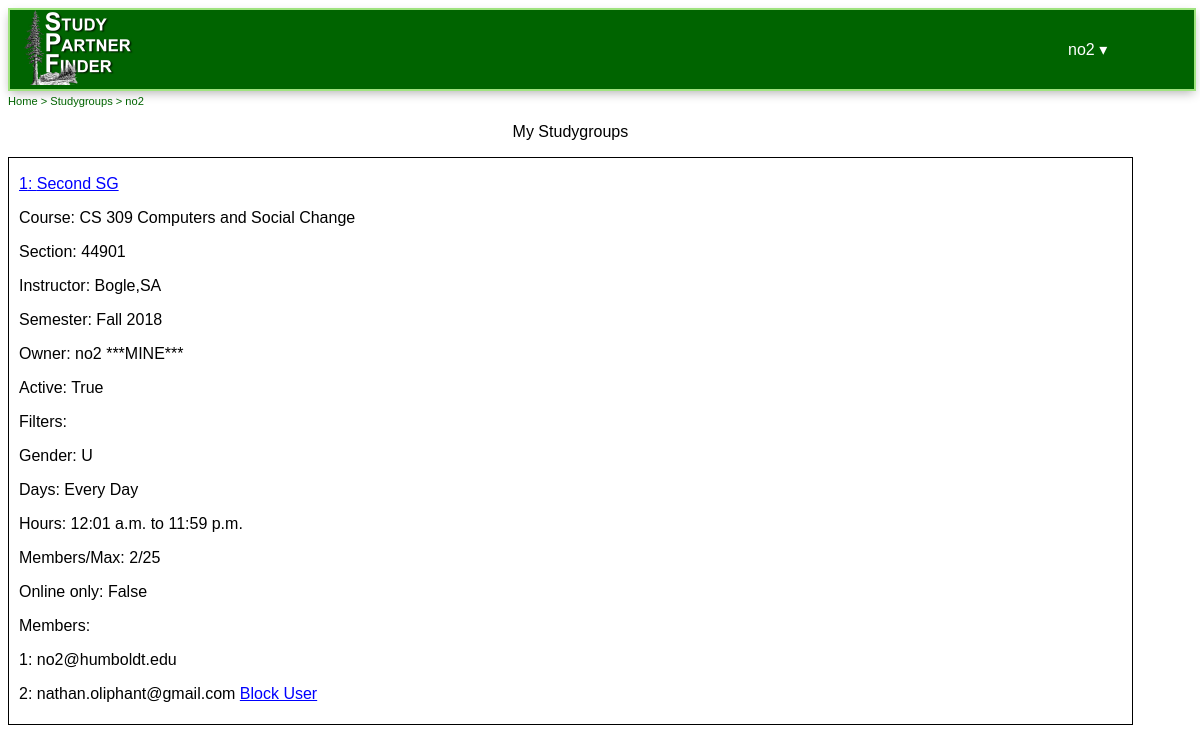
Page /studygroups/ (signed in) on the committed database.
### users/models.py (models this page shows)
class CustomUser(AbstractUser):
    email = models.EmailField(('email address'), unique=True)
    college = models.CharField(default='humboldt.edu', max_length=200, null=True)
    MY_GENDER_CHOICES = (
        ('U', 'Undeclared'),
        ('M', 'Male'),
        ('F', 'Female'),
        ('N', 'Nonbinary')
    )
    gender = models.CharField(max_length=1, choices=MY_GENDER_CHOICES, null=True)
    is_verified = models.BooleanField(default=False)
    verification_code = models.CharField(max_length=200, null=True)
    verification_date = models.DateTimeField('date verified', null=True)
    has_accepted_tos = models.BooleanField(default=False)
    def __str__(self):
        return '{}'.format(self.id)

### studygroups/models.py (models this page shows, shortened)
class StudyGroup(models.Model):
    id = models.BigAutoField(primary_key=True)
    post_title = models.CharField(max_length=250, default='')
    creator = models.ForeignKey(CustomUser, on_delete=models.CASCADE)
    course = models.ForeignKey(Course, on_delete=models.CASCADE, null=True)
    is_active = models.BooleanField(default=True)
    max_members = models.PositiveIntegerField(default=1000, validators=[MinValueValidator(1)])
    MY_GENDER_CHOICES = (
         ('U', 'Undeclared'),
        ('M', 'Male'),
        ('F', 'Female'),
        ('N', 'Nonbinary')
    )
    gender_specific = models.CharField(max_length=15, choices=MY_GENDER_CHOICES)
    days_available = models.ManyToManyField(Days)
    hours_available_start = models.TimeField(auto_now_add=False, blank=True, null=True, default=datetime.time(0, 1))
    hours_available_end = models.TimeField(auto_now_add=False, blank=True, null=True, default=datetime.time(23, 59))
    online_only = models.BooleanField(default = False)

class Course(models.Model):
    id = models.BigAutoField(primary_key=True)
    subject = models.ForeignKey(Subject, on_delete=models.CASCADE)
    cn_number = models.IntegerField(default=0, null=True)
    class_name = models.CharField(max_length=200)
    instructor = models.CharField(max_length=100, default='')
    MY_SEMESTER_CHOICES = (
        ('Spring', 'Spring'),
        ('Summer', 'Summer'),
        ('Fall', 'Fall')
    )
    semester = models.CharField(max_length=6, choices=MY_SEMESTER_CHOICES)
    MY_YEAR_CHOICES = (
        (2018, 2018),
        (2019, 2019),
        (2020, 2020),
        (2021, 2021),
        (2022, 2022),
        (2023, 2023),
        (2024, 2024),
        (2025, 2025)
    )
    year = models.IntegerField(default=2018, choices=MY_YEAR_CHOICES)
    is_active = models.BooleanField(default=True)

### studygroups/views.py (the view)
# urls.py: path('', views.index, name='index'),
def index(request):
    template = "studygroups/mine.html"
    my_studygroups = GetMyJoinedStudygroups(request.user)
    if request.user.is_authenticated:
        my_studygroups = sorted(
            my_studygroups,
            key=lambda x: x.studygroup.course.class_name, reverse=False)
    context = { 'studygroup_joined_list': my_studygroups }
    return render(request, template, context)

### studygroups/utils.py (called while the page is built)
def GetMyJoinedStudygroups(user):
    my_studygroups = list()
    su = StudyGroupUser.objects.filter(user = user.id).select_related('studygroup')
    for e in su:
        mine = False
        if '{}'.format(user.id) is '{}'.format(e.studygroup.creator):
            mine = True
        my_studygroups.append(SG(e.studygroup, mine=mine))
    for i, sg in enumerate(my_studygroups):
        other_members = list()
        sg.days_available = sg.studygroup.days_available.all()
        for e in StudyGroupUser.objects.filter(studygroup = sg.studygroup.id).select_related('user'):
            other_members.append(e.user)
        sg.members = other_members
        sg.owner = CustomUser.objects.filter(id = sg.studygroup.creator.id).get()
    return my_studygroups

### templates/studygroups/mine.html (shortened to what this page needs)
{% extends 'base.html' %}
{% block content %}
<div style="position: relative; color: #000000; align:center;margin-top:15px; align:center; text-align: justify">
{% if user.is_authenticated %}
<p align="center">My Studygroups</p>
{% for studygroup in studygroup_joined_list %}
<div {% if forloop.counter0|divisibleby:2 %}class="whiteSG"{% else %}class="greenSG"{% endif %}>
    <p><a href="/studygroups/view/{{ studygroup.studygroup.id }}" style="color:blue">{{ forloop.counter }}:  {{ studygroup.studygroup.post_title }}</a></p>
    <p>Course: {{ studygroup.studygroup.course.class_name }}</p>
    <p>Section: {{ studygroup.studygroup.course.cn_number }}</p>
    <p>Instructor: {{ studygroup.studygroup.course.instructor }}</p>
    <p>Semester: {{ studygroup.studygroup.course.semester }} {{ studygroup.studygroup.course.year }}</p>
    <p>Owner: {{ studygroup.owner.username }}
    {% if studygroup.mine  %}
    ***MINE***
    {% endif %}</p>
    <p>Active: {{ studygroup.studygroup.is_active }}</p>
    <p>Filters:</p>
    <p>Gender:  {{ studygroup.studygroup.gender_specific }}</p>
    <p>Days:  <span id='days_available_{{ studygroup.studygroup.id }}'>
    </span></p>
    <p>Hours:  {{ studygroup.studygroup.hours_available_start }} to {{ studygroup.studygroup.hours_available_end }}</p>
    <p>Members/Max:  {{ studygroup.members|length }}/{{ studygroup.studygroup.max_members }}</p>
    <p>Online only:  {{ studygroup.studygroup.online_only }}</p>
    <p>Members:</p>
    {% for member in studygroup.members %}
    <p>{{ forloop.counter }}: {{ member.email }}{% if studygroup.mine and not member.id == user.id %} <a href="" style="color:blue">Block User</a>{% endif %}</p>
    {% endfor %}
</div>
{% endfor %}
{% endif %}
</div>
{% endblock %}

### templates/base.html (shortened to what this page needs)
{% load staticfiles %}
<!DOCTYPE html>
<html>
<head>
    <link rel="stylesheet" href="{% static "css/jquery.timepicker.css" %}">
    <link rel="stylesheet" href="{% static "css/spf.css" %}">
</head>
<body>
    <div id='header' class='header'>
        <div class="box1">
            <div class="logo">
                <a href="/"><img src="{% static "images/SPF-Logo.jpg" %}" width="150" height="75"
                            alt="Study Partner Finder" /></a>
            </div>
        </div>
        <div class="box1">
        {% if user.is_authenticated %}
           <div class="dropdown">
                <button class="dropbtn">
                {% if user.username != "" %}
                    {{ user.username }}
                 {% else %}
                    {{ user.first_name }}
                 {% endif %} &#9662;</button>
            </div>
        {% else %}
            <div>
                <a class="header" href="{% url 'login' %}">Sign In</a> |
                <a href="{% url 'signup' %}">Register</a>
            </div>
        {% endif %}
        </div>
    </div>
    <div id="breadcrumbs" style="width: 100%"><a href="/">Home</a></div>
    <div id="main">
    <main>
       {% block content %}
        {% endblock %}
    </main>
    </div>
</body>
</html>

### StudyPartnerFinder/static/css/spf.css (style rules this page uses)
body { font-size: 100%; font-family: arial; }
p { font-size: 100%; font-family: sans-serif; }
#main { width: 95%; align: center; text-align: center; color: #ffffff; }
#main a { color: #ffffff; }
#header { border: 2px solid #9fe37f; background-color: #006400; width: 100%; height: 79px; color: #ffffff; text-align: justify; -ms-text-justify: distribute-all-lines; text-justify: distribute-all-lines; -webkit-box-shadow: 0px 4px 10px -2px rgba(0, 0, 0, 0.3); -moz-box-shadow: 0px 4px 10px -2px rgba(0, 0, 0, 0.3); box-shadow: 0 4px 10px -2px rgba(0, 0, 0, 0.3); }
.header div { white-space:nowrap; }
.logo { position: relative; display: inline-block; margin-left: 10px; }
.header a { color: white; text-decoration: none; }
.box1, .box2, .box4 { width: 150px; vertical-align: middle; display: inline-block; *display: inline; zoom: 1 }
.whiteSG { border-style: solid; border-width: 1px; background-color: #ffffff; color: #000000; position: relative; align: center; margin-top: 0px; padding-top: 1px; padding-bottom: 5px; padding-left: 10px; padding-right: 10px; }
#breadcrumbs { width: 100%; align: left; color: #006400; font-size: smaller; margin-left: 0px; margin-top: 1px; padding-top: 1px; }
.dropbtn { background-color: #006400; color: #ffffff; padding: 24px; font-size: 16px; border: none; cursor: pointer; }
.dropdown { position: relative; display: inline-block; margin-right: 50px; }

### rows in the picture
CustomUser: username "no2", owner.username "no2", email "no2@humboldt.edu"
StudyGroup: studygroup.post_title "Second SG", studygroup.course.class_name "CS 309 Computers and Social Change", studygroup.course.cn_number "44901", studygroup.course.instructor "Bogle,SA", studygroup.course.semester "Fall", studygroup.course.year "2018", studygroup.is_active "True", studygroup.gender_specific "U", studygroup.hours_available_start "12:01 a.m.", studygroup.hours_available_end "11:59 p.m.", studygroup.max_members "25", studygroup.online_only "False"
CustomUser: email "nathan.oliphant@gmail.com", shows "Block User"

### other values in the picture
{{ studygroup.members|length }} "2"
